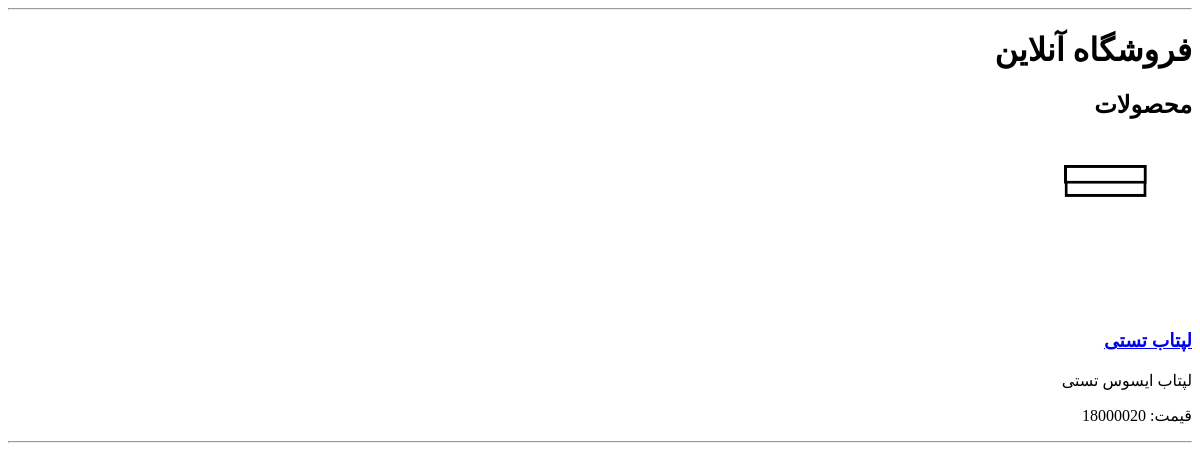
/products/, run on an earlier commit of the app's database.
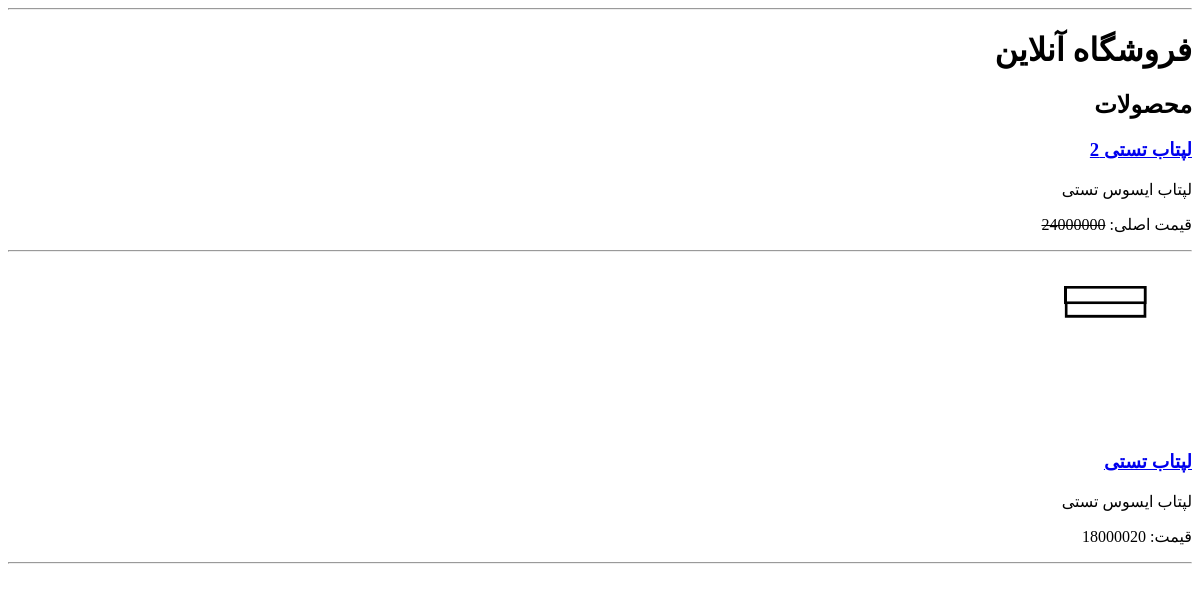
And on a later commit of the database.
### products/models.py (models this page shows, shortened)
class Product(models.Model):
    category = models.ForeignKey(Category,on_delete=models.SET_NULL,null=True, blank=True, related_name="products", verbose_name="دسته بندی")
    brand = models.ForeignKey(Brand, on_delete= models.SET_NULL, null=True, blank=True, related_name="products", verbose_name="برند")
    name = models.CharField(max_length=120, verbose_name="نام محصول")
    slug = models.SlugField(max_length=180, unique=True, verbose_name="اسلاگ")
    sku = models.CharField(max_length=50, unique=True, verbose_name="کد محصول")
    short_description = models.CharField(max_length=250, verbose_name="توضیحات کوتاه")
    description = models.TextField(verbose_name="توضیحات کامل")
    price = models.PositiveBigIntegerField(validators=[MinValueValidator(0)] ,verbose_name="قیمت")
    discount_percent = models.PositiveSmallIntegerField(validators=[MinValueValidator(0),MaxValueValidator(100)], verbose_name="درصد تخفیف")
    stock = models.PositiveIntegerField(default=0, verbose_name="موجودی")
    reserved_stock = models.PositiveIntegerField(default=0, verbose_name="موجودی رزرو شده")
    min_order_quantity = models.PositiveIntegerField(default=1, verbose_name="حداقل تعداد سفارش")
    max_order_quantity = models.PositiveIntegerField(null=True, blank=True, verbose_name="حداکثر تعداد سفارش")
    is_active = models.BooleanField(default=True, verbose_name="در دسترس")
    is_available = models.BooleanField(default=True, verbose_name="قابل فروش")
    created_at = models.DateTimeField(auto_now_add=True, verbose_name="تاریخ ایجاد")
    updated_at = models.DateTimeField(auto_now=True, verbose_name="تاریخ بروزرسانی")
    has_variant = models.BooleanField(default=False, verbose_name="دارای تنوع")
    class Meta:
        verbose_name = "محصول"
        verbose_name_plural = "محصول"
        ordering = ["-created_at"]
    @property
    def final_price(self):
        return self.price * (100 - self.discount_percent) // 100
    @property
    def available_stock(self):
        return max(self.stock - self.reserved_stock, 0)
    @property
    def is_in_stock(self):
        return self.available_stock > 0

class ProductImage(models.Model):
    product = models.ForeignKey(Product, on_delete=models.CASCADE, related_name="images", verbose_name="محصول")
    image = models.ImageField(upload_to="products/gallery/", verbose_name="تصویر")
    alt_text = models.CharField(max_length=150, blank=True, verbose_name="متن جایگزین")
    is_main = models.BooleanField(default=False, verbose_name="تصویر اصلی")
    created_at = models.DateTimeField(auto_now_add=True, verbose_name="تاریخ ایجاد")
    class Meta:
        verbose_name = "تصویر محصول"
        verbose_name_plural = "تصویر محصول"
        ordering = ["-is_main", "-created_at"]

### products/views.py (the view)
# urls.py: path("",views.product_list, name ="product_list"),
def product_list(request):
    products = Product.objects.filter(
        is_active = True,
        is_available = True,
    ).select_related(
        "category",
        "brand",
    )
    return render(request, "products/product_list.html",{"products":products})

### products/templates/products/product_list.html (shortened to what this page needs)
<!DOCTYPE html>
<html lang="fa" dir="rtl">
<head>
</head>
<body>
    <header>
        <hr>
        <h1>فروشگاه آنلاین</h1>
    </header>
    <main>
        <h2>محصولات</h2>
    {% if products %}
        {% for product in products %}
            <article>
                {% if product.images.count > 0 %}
                    <img
                    src="{{ product.images.all.0.image.url }}"
                    alt="{{ product.name }}"
                    width="200"
                    >
                {% endif %}
                <h3>
                    <a href="{% url 'products:product_detail' slug=product.slug %}">
                        {{ product.name }}
                    </a>
                </h3>
                <p>{{ product.short_description }}</p>
                {% if product.is_in_stock %}
                    {% if product.discount_percent > 0 %}
                        <p>
                            قیمت اصلی:
                            <del>{{ product.price }}</del>
                        </p>
                    {% else %}
                        <p>
                            قیمت:
                            {{ product.final_price }}
                        </p>
                    {% endif %}
                {% else %}
                    <p>ناموجود</p>
                {% endif %}
            </article>
            <hr>
        {% endfor %}
    {% else %}
        <p>در حال حاضر محصولی برای نمایش وجود ندارد</p>
    {% endif %}
    </main>
</body>
</html>

What changed in the data, as far as the page shows it:
added Product: name "لپتاب تستی 2", short_description "لپتاب ایسوس تستی", price "24000000"
